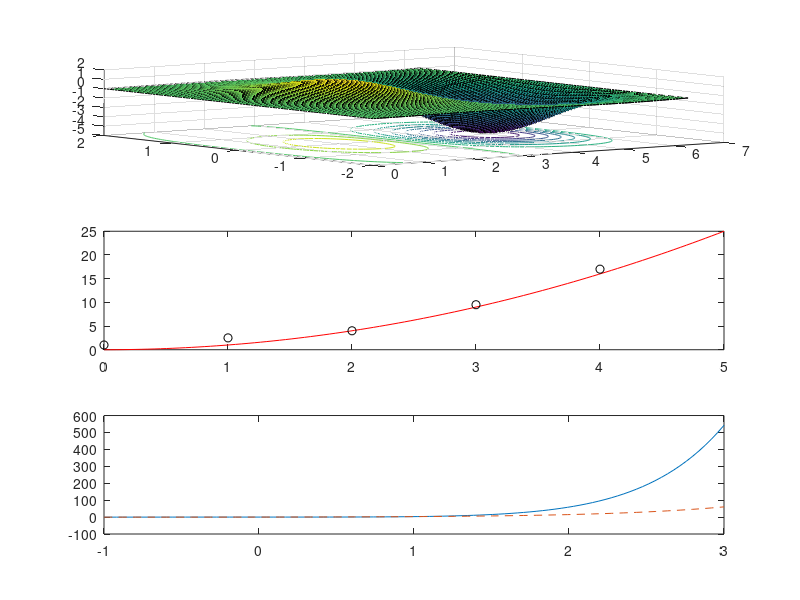

MATLAB code to generate this figure:
%B08504055_1
clear
clc
x1 = linspace(0,2*pi,100);
y1 = linspace(-2,2,100);
[X,Y] = meshgrid(x1,y1);
z = X.*sin(X).*exp(-Y.^2);
subplot(3,1,1)
surfc(X,Y,z)

x2 = linspace(0,5,100);
y2 = x2.^2;
x = [0 1 2 3 4];
y = [1 2.5 4 9.5 17];
subplot(3,1,2)
plot(x2,y2,'r-',x,y,'ko')

x3 = linspace(-1,3,100);
y31 = x3.^3.*exp(x3);
y32 = x3.*exp(x3);
subplot(3,1,3)
plot(x3,y31,'-',x3,y32,'--')